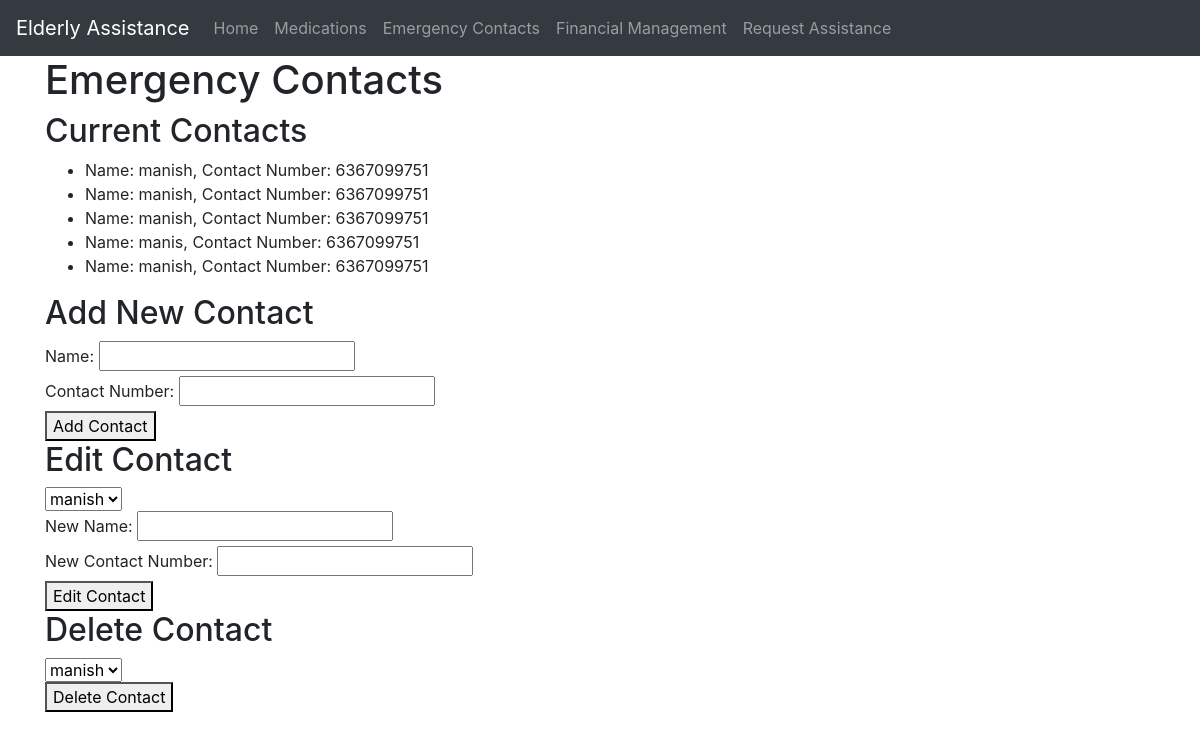
The app's page /WisdomSupport/emergency/, older data.
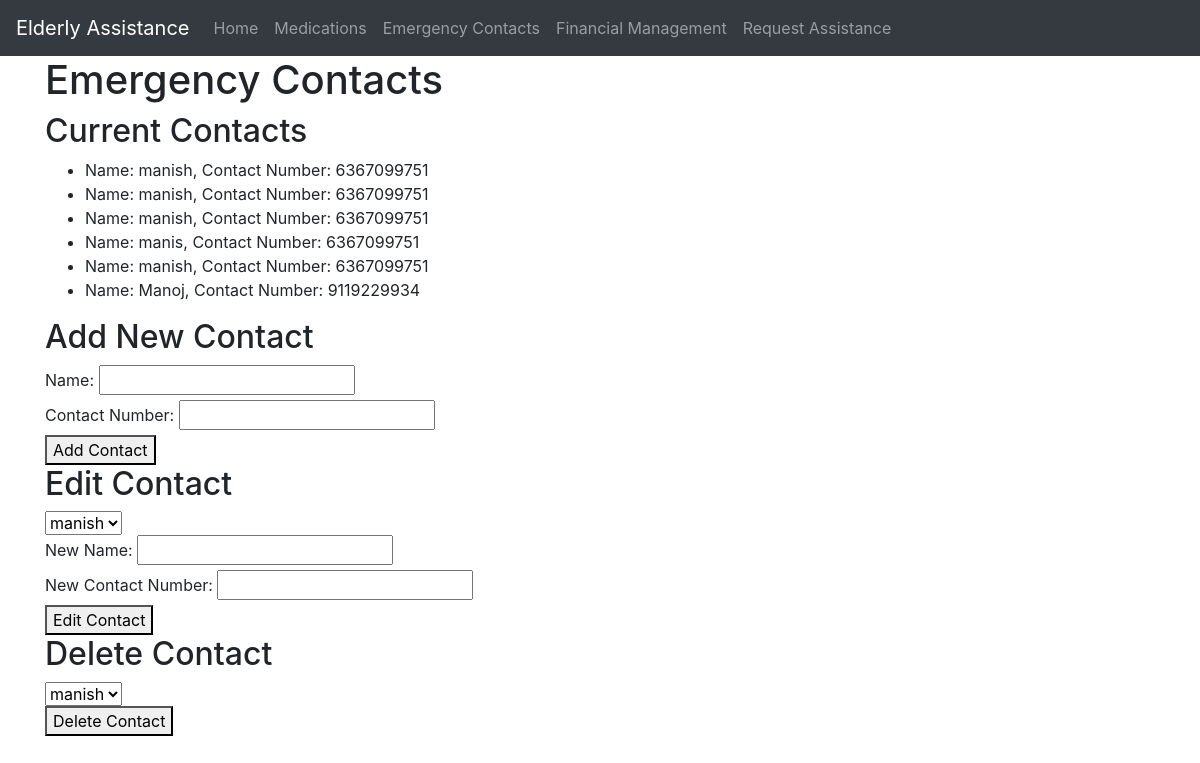
The same page, newer data.
### WisdomSupport/models.py (models this page shows)
class EmergencyContact(models.Model):
    user = models.ForeignKey(User,default=1 ,on_delete=models.CASCADE)
    name = models.CharField(max_length=100)
    phone_number = models.CharField(max_length=15)

### WisdomSupport/views.py (the view)
# urls.py: path('emergency/', views.emergency_contacts, name='emergency_contacts'),
def emergency_contacts(request):
    emergency_contacts = EmergencyContact.objects.all()
    return render(request, 'WisdomSupport/emergency_contacts.html', {'emergency_contacts': emergency_contacts})

### WisdomSupport/templates/WisdomSupport/emergency_contacts.html (shortened to what this page needs)
<!DOCTYPE html>
<html>
<head>
    <link rel="stylesheet" href="https://stackpath.bootstrapcdn.com/bootstrap/4.5.2/css/bootstrap.min.css">
</head>
<body>
    <nav class="navbar navbar-expand-lg navbar-dark bg-dark">
        <a class="navbar-brand" href="#">Elderly Assistance</a>
        <div class="collapse navbar-collapse" id="navbarNav">
            <ul class="navbar-nav">
                <li class="nav-item">
                    <a class="nav-link" href="{% url 'home' %}">Home</a>
                </li>
                <li class="nav-item">
                    <a class="nav-link" href="{% url 'medication_list' %}">Medications</a>
                </li>
                <li class="nav-item">
                    <a class="nav-link" href="#">Emergency Contacts</a>
                </li>
                <li class="nav-item">
                    <a class="nav-link" href="{% url 'financial_management' %}">Financial Management</a>
                </li>
                <li class="nav-item">
                    <a class="nav-link" href="{% url 'request_assistance' %}">Request Assistance</a>
                </li>
            </ul>
        </div>
    </nav>
    <div class="container">
        <h1>Emergency Contacts</h1>
        <h2>Current Contacts</h2>
        <ul>
            {% for contact in emergency_contacts %}
                <li>Name: {{ contact.name }}, Contact Number: {{ contact.phone_number }}</li>
            {% empty %}
                <li>No emergency contacts found</li>
            {% endfor %}
        </ul>
        <h2>Add New Contact</h2>
        <form method="post" action="{% url 'add_emergency_contacts' %}">
            <label for="new_name">Name:</label>
            <input type="text" id="new_name" name="name" required><br>
            <label for="new_contact_number">Contact Number:</label>
            <input type="text" id="new_contact_number" name="phone_number" required><br>
            <button type="submit">Add Contact</button>
        </form>
        <h2>Edit Contact</h2>
        <form method="post">
            <select name="contact_id">
                {% for contact in emergency_contacts %}
                    <option value="{{ contact.id }}">{{ contact.name }}</option>
                {% endfor %}
            </select><br>
            <label for="edit_name">New Name:</label>
            <input type="text" id="edit_name" name="edit_name"><br>
            <label for="edit_contact_number">New Contact Number:</label>
            <input type="text" id="edit_contact_number" name="edit_contact_number"><br>
            <button type="submit">Edit Contact</button>
        </form>
        <h2>Delete Contact</h2>
        <form method="post" action="{% url 'delete_emergency_contacts' %}">
            <select name="contact_id">
                {% for contact in emergency_contacts %}
                    <option value="{{ contact.id }}">{{ contact.name }}</option>
                {% endfor %}
            </select><br>
            <button type="submit">Delete Contact</button>
        </form>
    </div>
</body>
</html>

Row changes from the older to the newer data that the page shows:
added EmergencyContact: name "Manoj", phone_number "9119229934"
